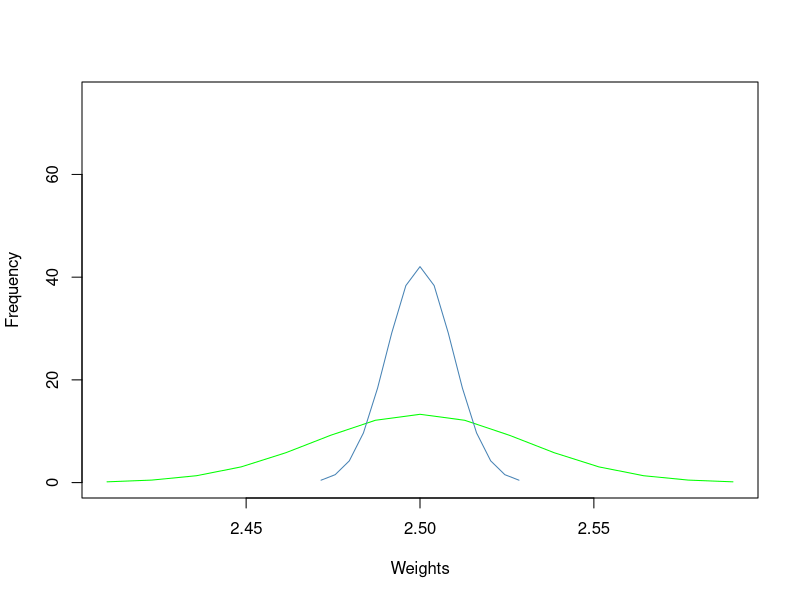

This chart was generated by the following R code:
## ---- chunk 1
knitr::opts_chunk$set(echo = TRUE)
## ---- chunk 2
mean <- 2.5
sd <- 0.03

paste0('The probability of a peny weighing less than 2.4g is: ', round(pnorm(2.4, mean, sd)*100, 3), '%', sep='')

## ---- chunk 3
n = 10
sampleSD <- sd/sqrt(n)
sampleSD
## ---- chunk 4

pnorm(2.4,mean = 2.5,sd = sampleSD)
## ---- chunk 5

normSample <- seq(mean - (3 * sd), mean + (3 * sd), length=15)
randomSample<- seq(mean - (3 * sampleSD), mean + (3 * sampleSD), length=15)
popDistribution <- dnorm(normSample,mean,sd)
sampleDistribution <- dnorm(randomSample,mean,sampleSD)

plot(normSample, popDistribution, type="l",col="green", ylim=c(0,75), xlab = "Weights", ylab = "Frequency")
lines(randomSample, sampleDistribution, col="steelblue")

